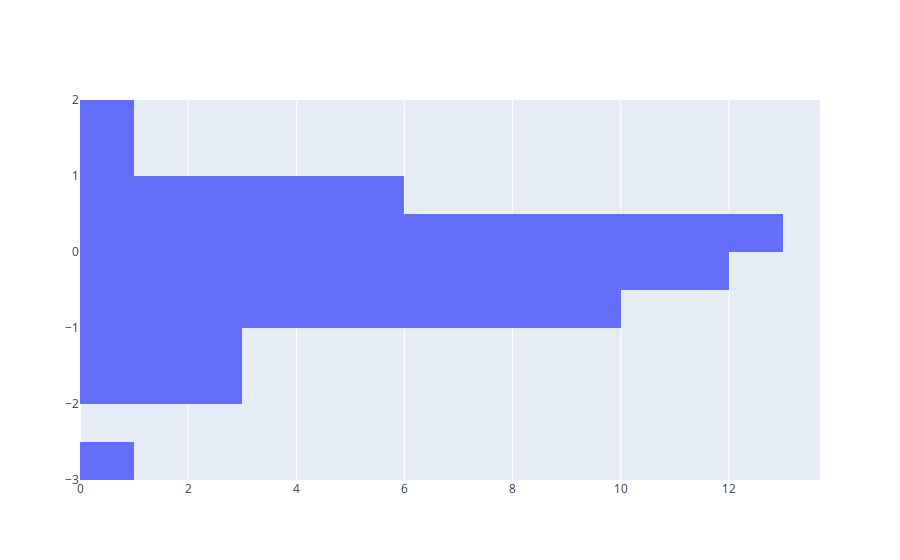

Notebook source saved alongside this figure:
### Markdown cell above
### >>> **Exercise 13 (take home):**
If you want a nicer interactive visualization here, I would encourage you try to install and use plotly to achieve this.

### Code cell
# Answer here

import plotly.graph_objects as go

import numpy as np
#use a random sampling of 500 
y = np.random.randn(500)

fig = go.Figure(data=[go.Histogram(y=y)])
fig.show()

### Figure 1 — Plotly figure (JSON) as saved in the notebook; plotly's stock layout.template omitted (floating-point values rounded to 4 significant figures)
{"data": [{"type": "histogram", "y": [-1.481, -0.8929, 0.3105, -0.2887, -0.02823, 0.6781, 0.08949, 0.8752, 0.1287, -0.4883, -1.405, -0.09462, -1.933, -1.959, -0.8301, 0.7091, 0.3279, 0.6521, -0.2693, -0.075, -0.5222, 1.087, 0.9265, -0.8241, 0.3628, 0.8171, -0.2259, 0.2397, -0.104, -0.5983, 0.06972, -0.6654, -0.3793, 0.2641, -0.5688, -0.9535, 1.894, -0.01614, -2.509, -1.536, -0.1639, 0.3266, -1.435, -0.6007, -0.6377, -0.06657, 0.3344, 0.36, 0.4202, 0.46]}], "layout": {}}
